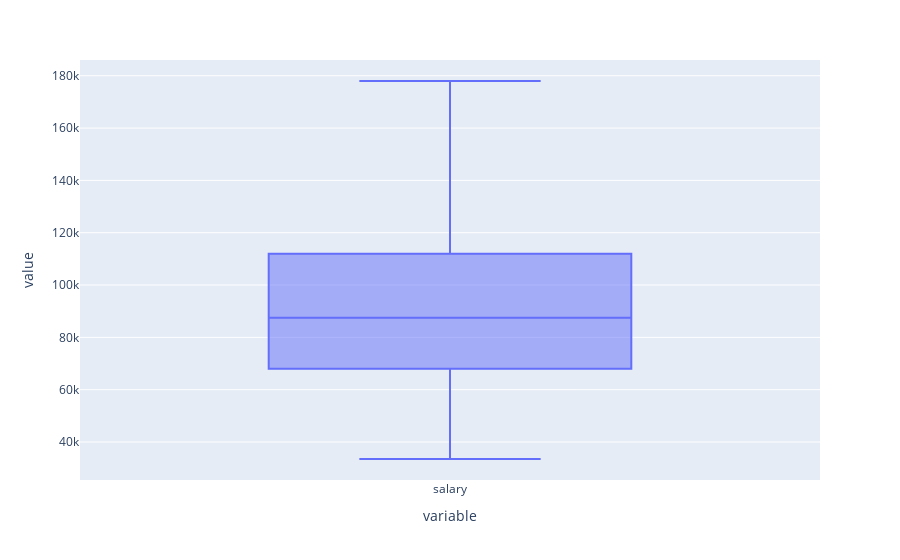

Source (notebook cell):
### Markdown cell above
#### Comprobamos que se ya no hay outliers en nuestro dataframe

### Code cell
# Check there are no outliers
px.box(X_train['salary'])

### Figure 1 — Plotly figure (JSON) as saved in the notebook; plotly's stock layout.template omitted (floating-point values rounded to 4 significant figures; data arrays with more than 128 entries replaced by an {"elided": "..."} marker saying what was removed)
{"data": [{"alignmentgroup": "True", "hovertemplate": "variable=%{x}<br>value=%{y}<extra></extra>", "legendgroup": "", "marker": {"color": "#636efa"}, "name": "", "notched": false, "offsetgroup": "", "orientation": "v", "showlegend": false, "type": "box", "x": {"elided": "5210 str values"}, "x0": " ", "xaxis": "x", "y": {"elided": "5210 int values"}, "y0": " ", "yaxis": "y"}], "layout": {"boxmode": "group", "legend": {"tracegroupgap": 0}, "margin": {"t": 60}, "xaxis": {"anchor": "y", "domain": [0, 1], "title": {"text": "variable"}}, "yaxis": {"anchor": "x", "domain": [0, 1], "title": {"text": "value"}}}}
